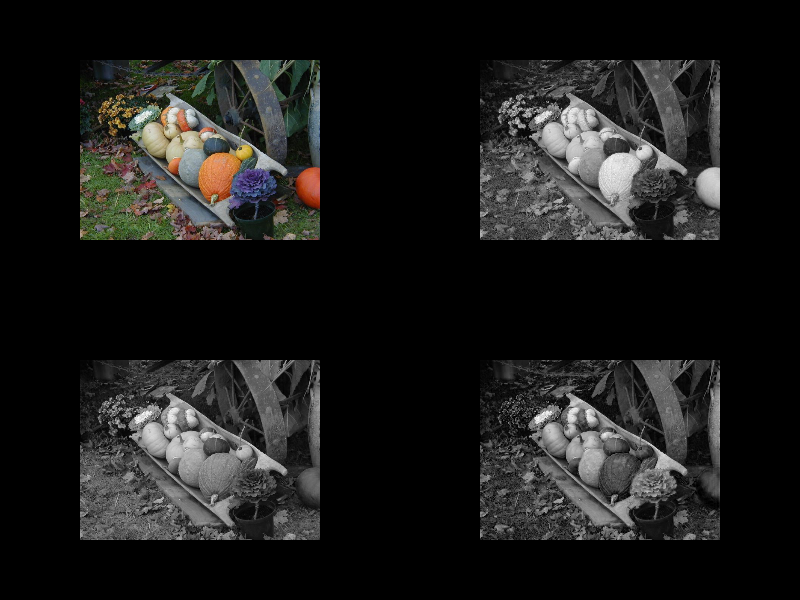

Here is the Python script that generated this plot:
#!/usr/bin/env python

# Extract individual R, G, B channels from a color image and display
# them in a 2x2 grid alongside the original using vtkImageExtractComponents.

import os
from pathlib import Path

# Factory overrides: importing these modules registers the OpenGL rendering
# and interaction style implementations for vtkRenderingCore factory classes.
import vtkmodules.vtkInteractionStyle  # noqa: F401
import vtkmodules.vtkRenderingOpenGL2  # noqa: F401
# VTK pipeline classes used in this example
from vtkmodules.vtkIOImage import vtkJPEGReader
from vtkmodules.vtkImagingCore import vtkImageExtractComponents
from vtkmodules.vtkInteractionStyle import vtkInteractorStyleImage
from vtkmodules.vtkRenderingCore import (
    vtkImageActor,
    vtkRenderWindow,
    vtkRenderWindowInteractor,
    vtkRenderer,
)

# Colors (normalized RGB)
black_rgb = (0.0, 0.0, 0.0)

# Data directory: defaults to the folder containing this script
data_dir = Path(os.environ.get("VPE_DATA_DIR", Path(__file__).parent))

# Reader: load a color JPEG image
reader = vtkJPEGReader()
reader.SetFileName(str(data_dir / "Gourds2.jpg"))
reader.Update()

# Extract red channel (component 0)
extract_red = vtkImageExtractComponents()
extract_red.SetInputConnection(reader.GetOutputPort())
extract_red.SetComponents(0)

# Extract green channel (component 1)
extract_green = vtkImageExtractComponents()
extract_green.SetInputConnection(reader.GetOutputPort())
extract_green.SetComponents(1)

# Extract blue channel (component 2)
extract_blue = vtkImageExtractComponents()
extract_blue.SetInputConnection(reader.GetOutputPort())
extract_blue.SetComponents(2)

# Actor 1: original color image (top-left)
actor_original = vtkImageActor()
actor_original.GetMapper().SetInputConnection(reader.GetOutputPort())

# Actor 2: red channel (top-right)
actor_red = vtkImageActor()
actor_red.GetMapper().SetInputConnection(extract_red.GetOutputPort())

# Actor 3: green channel (bottom-left)
actor_green = vtkImageActor()
actor_green.GetMapper().SetInputConnection(extract_green.GetOutputPort())

# Actor 4: blue channel (bottom-right)
actor_blue = vtkImageActor()
actor_blue.GetMapper().SetInputConnection(extract_blue.GetOutputPort())

# Renderer 1: top-left — original
renderer_tl = vtkRenderer()
renderer_tl.SetViewport(0.0, 0.5, 0.5, 1.0)
renderer_tl.AddActor(actor_original)
renderer_tl.SetBackground(black_rgb)

# Renderer 2: top-right — red channel
renderer_tr = vtkRenderer()
renderer_tr.SetViewport(0.5, 0.5, 1.0, 1.0)
renderer_tr.AddActor(actor_red)
renderer_tr.SetBackground(black_rgb)
renderer_tr.SetActiveCamera(renderer_tl.GetActiveCamera())

# Renderer 3: bottom-left — green channel
renderer_bl = vtkRenderer()
renderer_bl.SetViewport(0.0, 0.0, 0.5, 0.5)
renderer_bl.AddActor(actor_green)
renderer_bl.SetBackground(black_rgb)
renderer_bl.SetActiveCamera(renderer_tl.GetActiveCamera())

# Renderer 4: bottom-right — blue channel
renderer_br = vtkRenderer()
renderer_br.SetViewport(0.5, 0.0, 1.0, 0.5)
renderer_br.AddActor(actor_blue)
renderer_br.SetBackground(black_rgb)
renderer_br.SetActiveCamera(renderer_tl.GetActiveCamera())

# Window: display the rendered scene
render_window = vtkRenderWindow()
render_window.AddRenderer(renderer_tl)
render_window.AddRenderer(renderer_tr)
render_window.AddRenderer(renderer_bl)
render_window.AddRenderer(renderer_br)
render_window.SetWindowName("extract components")
render_window.SetMultiSamples(0)
render_window.SetSize(800, 600)

# Interactor: handle mouse and keyboard events with 2D image style
render_window_interactor = vtkRenderWindowInteractor()
interactor_style_image = vtkInteractorStyleImage()
render_window_interactor.SetInteractorStyle(interactor_style_image)
render_window_interactor.SetRenderWindow(render_window)

# Scene: configure parallel projection for 2D image viewing
renderer_tl.ResetCamera()
renderer_tl.GetActiveCamera().ParallelProjectionOn()

render_window_interactor.Initialize()
render_window_interactor.Start()
